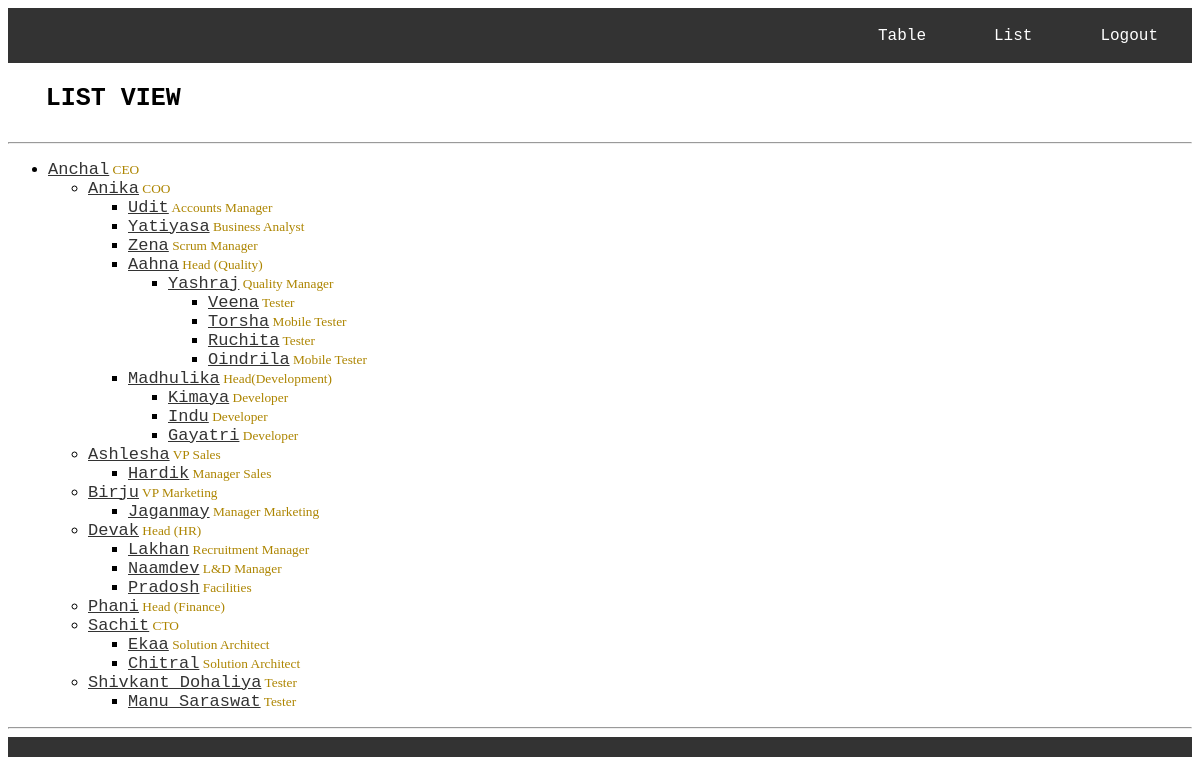
The app's page /Nineleaps/list.php with its own data.
### tables this page shows
CREATE TABLE `Employee` (
  `EID` int(11) NOT NULL,
  `Name` varchar(30) NOT NULL,
  `Designation` varchar(30) DEFAULT NULL,
  `Manager` varchar(30) DEFAULT NULL
);

### Nineleaps/list.php (the view, shortened to what this page needs)
<html>
<head>
</head>
<body oncontextmenu="return false" style="height: 427px; ">
	<div class="Menu" style="height: 55px; ">
		<a href="https://shivkantdohaliya.000webhostapp.com/Nineleaps/NineLeapsHrPanel.php"><input type="button" class="home" value="Logout"></a>
	<a href="https://shivkantdohaliya.000webhostapp.com/Nineleaps/list.php"><input type="button" class="home" value="List"></a>
	<a href="https://shivkantdohaliya.000webhostapp.com/Nineleaps/welcome.php"><input type="button" class="home" value="Table"></a>
	</div
	<div>
	        <h2 class="heading">LIST VIEW</h2>
			<br>
			<hr class="line">
	<div class="list" >
	        <?php
            $conn = mysqli_connect('localhost', 'id2271749_nineleaps', 'Nineleaps@1234','id2271749_nineleaps');
            employee_tree(null);
            function employee_tree($manager){
            global $conn;
            $sql = "select * from Employee where Manager ='".$manager."'";
            $result = $conn->query($sql);
            while($row = mysqli_fetch_object($result)):
            $i = 0;
            if ($i == 0) echo '<ul>';
            echo '<li>'.'<a href="show.php?id=' . $row->EID . '">' . $row->Name .'</a>'. "<small><font color= #adad85font >"."  ".$row->Designation.'</a></font></small>';
            employee_tree($row->Name);
            echo '</li>';
            $i++;
            if ($i > 0) echo '</ul>';
            endwhile;
            }
            ?>
	</div>
	<hr class="line">
	<div class="Menu" style="height: 20px; ">
</body>
</html>

### Nineleaps/list.php (style rules this page uses)
li a { color: #333; font-family:courier; font-size:17px; margin: 10px 0; }
.home { background-color: #333; border: none; color: white; padding: 15px 32px; text-align: center; text-decoration: none; display: inline-block; font-size: 16px; margin: 4px 2px; cursor: pointer; float:right; font-family:courier; }
.heading { display: inline-block; font-size:25px; vertical-align: middle; padding-left:1cm; font-family: courier; }
.menu { background:#333; }

### records on screen
employee: Name "Anchal", Designation "CEO"
employee: Name "Anika", Designation "COO"
employee: Name "Udit", Designation "Accounts Manager"
employee: Name "Yatiyasa", Designation "Business Analyst"
employee: Name "Zena", Designation "Scrum Manager"
employee: Name "Aahna", Designation "Head (Quality)"
employee: Name "Yashraj", Designation "Quality Manager"
employee: Name "Veena", Designation "Tester"
employee: Name "Torsha", Designation "Mobile Tester"
employee: Name "Ruchita", Designation "Tester"
employee: Name "Oindrila", Designation "Mobile Tester"
employee: Name "Madhulika", Designation "Head(Development)"
employee: Name "Kimaya", Designation "Developer"
employee: Name "Indu", Designation "Developer"
employee: Name "Gayatri", Designation "Developer"
employee: Name "Ashlesha", Designation "VP Sales"
employee: Name "Hardik", Designation "Manager Sales"
employee: Name "Birju", Designation "VP Marketing"
employee: Name "Jaganmay", Designation "Manager Marketing"
employee: Name "Devak", Designation "Head (HR)"
employee: Name "Lakhan", Designation "Recruitment Manager"
employee: Name "Naamdev", Designation "L&D Manager"
employee: Name "Pradosh", Designation "Facilities"
employee: Name "Phani", Designation "Head (Finance)"
employee: Name "Sachit", Designation "CTO"
employee: Name "Ekaa", Designation "Solution Architect"
employee: Name "Chitral", Designation "Solution Architect"
employee: Name "Shivkant Dohaliya", Designation "Tester"
employee: Name "Manu Saraswat", Designation "Tester"
